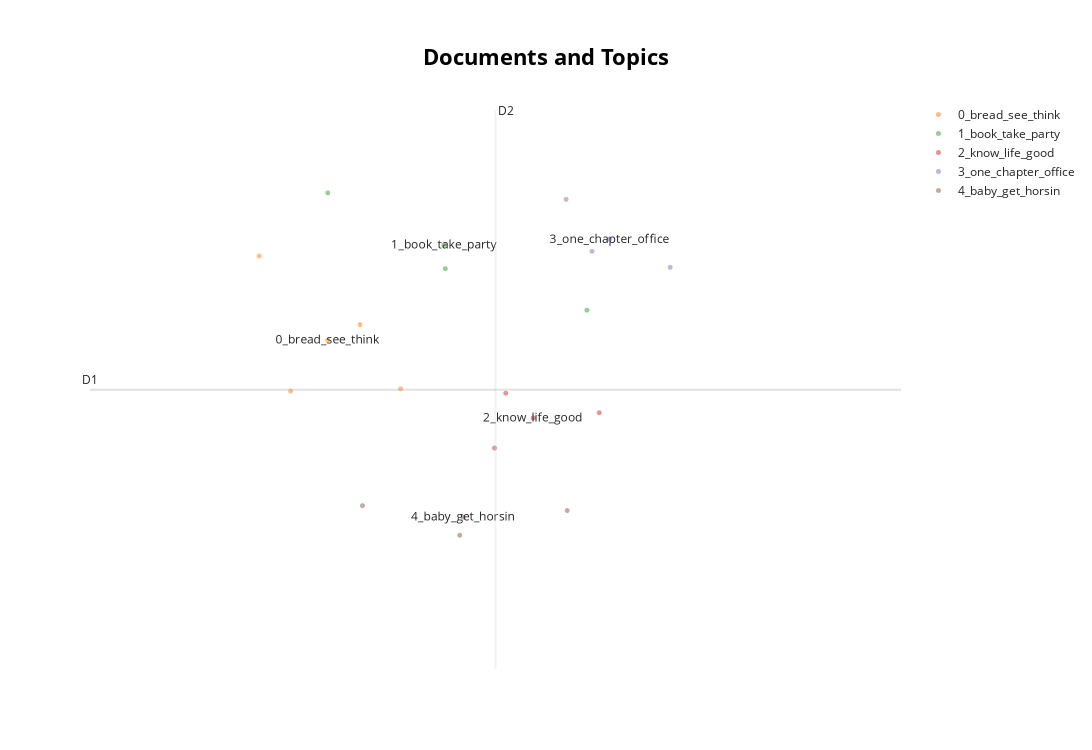

Notebook source saved alongside this figure:
### Code cell
topic_model.visualize_documents(cleaned_bojack)

### Figure 1 — Plotly figure (JSON) as saved in the notebook; plotly's stock layout.template omitted (floating-point values rounded to 4 significant figures)
{"data": [{"hoverinfo": "text", "hovertext": [null], "marker": {"color": "#CFD8DC", "opacity": 0.5, "size": 5}, "mode": "markers+text", "name": "other", "showlegend": false, "type": "scattergl", "x": [NaN], "y": [NaN]}, {"hoverinfo": "text", "hovertext": ["back diner face afraid commitment afraid commitment commit things time following commitment take issue stupid friend god hope see horseman jeez horseman room crossover episode know gets funnier every time sarcastic think actually get funnier every time actually middle breaking could middle would awkward joined yes actually awkward clear awkward pulls chair yes please leave living dream living dream making conversation let see english word called polite crazy bad time always clydesdale never clyde get one later man heads offscreen erica get face would kill civil breaking thing baby lot things waiter could please check thank even ordered yet wasted many dinners horseman know expect anyone else love clearly hate let see bread outside bunch pigeons fly away want live society pre meal bread free free order meal take home please even eat much bread must ate nine baskets sir nine great feel fat ass week", "driving home car seen naked think getting chubby want know real reason breaking sorry hear sound calories metabolizing classic using bread thing avoid talking relationship definitely happening home think fat", "fancy diner hours earlier need talk check rug guy turtle sitting two attractive women slow steady ladies cha cha think fooling turtles hair stop embarrassing lenny turteltaub know crazy bread keep eating please listen second undivided attention grabs another piece bread think see people seeing people getting tang episode horsin around playing almost wait shh shut horse different cruller context see hold donut orgasm punchline joke god good comedy return dinner everyone gets mulligan mulligan carey mulligan kidding jeez emily mortimer problem embarrassed know writing book make everybody love writing book already spent advance first step look lot fun need start thinking future mean even respect enough baby whoa never explicitly said said actions actions", "kitchen furnished house loud orange sweatshirt dishes young plops table bad mood mondays good morning drops plate looks around hay giggles love hay", null], "marker": {"opacity": 0.5, "size": 5}, "mode": "markers+text", "name": "0_bread_see_think", "text": ["", "", "", "", "0_bread_see_think"], "textfont": {"size": 12}, "type": "scattergl", "x": [7.431, 6.787, 7.193, 6.603, 7.003], "y": [-5.839, -5.856, -5.335, -4.798, -5.457]}, {"hoverinfo": "text", "hovertext": [null, "living room god failure failure say could write book amazing story tell relax relax easy say hippie never day stress life flashback dark room getting pummeled rhino trying sell cartel turf gabriela went back mexico city ese husband gabriela talking try focus second sorry saying never signed book deal know problem say people want everyone want everyone people minutes talking see headline stupid writes stupid book stupid life nobody cares newspapers reading let lady write book done better question kitchen making breakfast sex last night dummy ugh got start putting phone airplane mode drink lady probably thinks dumb sitcom actor hate stupid impossible pronounce last name goo goo goo goo even met give chance invite party party obsessed throwing party sudden flashback getting beat rhino know much money lost cause even afford hall daughter birthday got hundred guests coming nowhere put owe party cabr deliver mob boss shoots rabbit bag head", "living room parties fun book important want hand stranger important written literally nothing year half much pressure book one shot preserving legacy joke book good joke forever everyone thinks washed hack actually god actually breathe dying toast smell burning toast god toast grave want say born one believe damn respect dying man wish dying", "hospital take dvds everywhere linus walked around blanket one gave shit long doctor going take meeting another client clients make living sitting ass day clients talented silence speaks volumes intention looks experienced mild anxiety attack jesus mild want know spicy feels smart room salsa joke people overstressed need take easy take easy kidding job real responsibilities anything take easy take even easier try doctor try book deal obviously stressing call ghostwriter already want call woman phone minutes later another anxiety attack entertainment weekly said consistent even pity laugh almost die check patients patients let party organize whole thing invite ghostwriter nice casual conversation fun pressure free environment fine party thank god getting cotton candy machine control around things totally hear saying best"], "marker": {"opacity": 0.5, "size": 5}, "mode": "markers+text", "name": "1_book_take_party", "text": ["1_book_take_party", "", "", ""], "textfont": {"size": 12}, "type": "scattergl", "x": [7.684, 8.522, 7.693, 7.005], "y": [-4.71, -5.222, -4.897, -4.303]}, {"hoverinfo": "text", "hovertext": ["huge party senor horseman never forget generosity today made powerful ally life mwah let dance guy people know variety folks walks life quinceanera party mexican teenage girls quinceanera racist girl hitting horse pinata front quinceanera banner chihuahua girl next find pinata offensive excuse virgin guadalupe pendant present spots comes good lord believe two house crossover episode kidding around man seriously though kind living dream catch later want talk erica looking beautiful furious horseman yes sorry want mispronounce name thanks inviting party sorry mingling get kind awkward parties tried alcohol know parties make anxious real broad sense look guy fun figured guy guy saying guy know probably overthinking never got practice get invited parties high school talking care shut party compliment host lovely home throw away adult life dumb sitcom might get sweet house deal working days mostly sit around house complain things working complain know sex girl wants sex kidding around good sport ugh know show house dog adopted three human kids dumb idea show people wants autograph stupid realize miserable envy know story dad brady bunch know story recall correctly bringing three boys four men living together alone profoundly sad story guy played dad hated brady bunch real actor considered beneath sound familiar beneath gay joke sorry better people even get brady bunch version thing want lives actually good position pretty much anything want responsible happiness know good lord depressing responsible happiness even responsible breakfast flashback struggling make cereal need help would make happy finishing memoir guess help mean would even want spend lot time probably get sick think going happen guess hired put stuff sad book count clock yet exactly ghostwriter starting nah starting got ugh guy man wanted let know beer see met beautiful girlfriend nguyen whoa whoa whoa wait second drank beer also two dating dating yes boyfriend correct going sexual way friends seen naked many times yes attracted yes penis inside vagina yep sexual way yes humph ugh god fine happy get someone everything wonderful god starting back famous show horse horse act know trying hold past long think last guess try make understand horse man man horse", "charlie rose interviewing situation comedy horsin around premiered abc shown sharing giant bowl ice cream happy family another picture eating family sad show young bachelor horse forced reevaluate priorities agrees raise three human children initially dismissed critics broad saccharine good family comedy struck chord america went air nine seasons star horsin around horseman guest tonight welcome good charlie sorry late traffic problem parked handicapped spot hope parked sorry disabled spot proper nomenclature maybe move car think drive incredibly drunk telling drunk nailing interview kind feel nailing yes anyway talking horsin around attribute show wide appeal charlie listen know know hip days shit horsin around time tell say shit please cause think show actually pretty solid ibsen sure look lot people life one long hard kick urethra sometimes get home long day getting kicked urethra want watch show good likable people love know matter happens end minutes everything turn know real life already say thing urethra let talk real life since show cancellation great question charlie intro funky electronic music crowd maury maury maury maury maury povich television delivering bad news turtle promptly hides shell case one year old phoenix father bojacks house morning sunshine gloomy roomie first roommates houseguest need put labels things sleep couch pay rent tapeworms less parasitic even remember let stay first place parents kicked nowhere even though want anyone know prepares smoothie carrots vitamins vodka breakfast purposely cuts blender patiently waits resume speaking secretly good heart told approve alternative lifestyle thought troubled gay teen something realize alternative lifestyle meant lazy making assumptions also looking toaster strudels got high last night ate say tapeworms", "living room technically dumped real headline evening dumb guy eats bread gets fat end kind headline pizza second ago god damn stop presses fat let throw party cheer cheer stand corner eating cotton candy barf last party flashback puking someone horse horsin around good party get cotton candy machine party told broke never took home jerk everything fault take home jeez looking parking silver lake slow car crawl duck roll know take last look face last time see pushes moving car cat lands feet hello got god broke still agent pride ability separate professional life personal life great agent think getting fat way prime life never looked better girlfriend look pile crap ate second pile crap crapped third pile crap wait wait pile crap look third one worst one calling calling agent remember book pretending write penguin wants update progress tuesday work busy week masturbating old pictures told happening time masturbating picture represented walked worst possible moment tuesday though yes fine", null], "marker": {"opacity": 0.5, "size": 5}, "mode": "markers+text", "name": "2_know_life_good", "text": ["", "", "", "2_know_life_good"], "textfont": {"size": 12}, "type": "scattergl", "x": [8.046, 7.981, 8.594, 8.207], "y": [-5.873, -6.303, -6.026, -6.067]}, {"hoverinfo": "text", "hovertext": ["penguin penguins running around slding bellies anything got electricity back good employee commits suicide lands car cause alarm shuts blinds company dire straits made series bad investments ever hear young adult franchise called swamp monsters malibu spend million marketing cries slams desk happy place look know busy guy actually busy guy live active lifestyle", "office tired waiting hiring ghostwriter nugent great got thing horses check hands book secretariat know always wanted play secretariat movie kind personal hero could never get project ground though mean one time came close pre fontaine movies came people got tired seeing running screen tell tell cute call loan way afford giving free books people take anything want swamp monsters swag box", "diner raccoon rummaging dumpster disturbs another raccoon thanks meeting would invited office electric company shut power unfortunate issue bank lack money know penguin eager publish memoirs keep missing deadlines know sorry making great progress flashback office lazily speaking tape recorder whole day goes gotten anywhere horseman horseman story written horseman chapter one chapter one chapter one look need bestseller penguin things great money wise editor major publishing house publishing house last time saw book thought saw someone reading one park day turned takeout menu whenever ready pulls wallet cover tab living month month kind counting autobiography save company pressure actually lot pressure considered working ghostwriter ugh thank look give one week give pages knock ass back south pole cincinnati matter call week yes one week telling book top priority", null], "marker": {"opacity": 0.5, "size": 5}, "mode": "markers+text", "name": "3_one_chapter_office", "text": ["", "", "", "3_one_chapter_office"], "textfont": {"size": 12}, "type": "scattergl", "x": [9.009, 8.4, 8.551, 8.654], "y": [-4.886, -4.354, -4.76, -4.667]}, {"hoverinfo": "text", "hovertext": ["living room watching stay home know kindergarten scary big girl brave daddy wait call daddy little sabrina grew eyes sabrina grow eyes yes", "sidewalk woman stroller appears look baby cutest baby ever saw gets spooked begins panic trampling everything path wha step away stolen vehicle sir misunderstanding officer running away girlfriend respect enough baby horse horsin around", "living room drinking beer watching rerun horsin around cell phone rings ignores yeesh wearing prom think cute neigh way jose neigh way jose improvised line mean written gave old spin many times watched episode get though nay means also thing horses say works every level get get three little orphans one two three without home family tree horse said live got new family lost found horsin around drunk weigh pounds takes lot beer get drunk camera pans show beers tapped keg yes see bummed dumped last night", null], "marker": {"opacity": 0.5, "size": 5}, "mode": "markers+text", "name": "4_baby_get_horsin", "text": ["", "", "", "4_baby_get_horsin"], "textfont": {"size": 12}, "type": "scattergl", "x": [7.777, 7.208, 8.406, 7.797], "y": [-6.987, -6.754, -6.793, -6.845]}], "layout": {"annotations": [{"showarrow": false, "text": "D1", "x": 5.612, "y": -5.846, "yshift": 10}, {"showarrow": false, "text": "D2", "x": 7.986, "xshift": 10, "y": -3.657}], "height": 750, "shapes": [{"line": {"color": "#CFD8DC", "width": 2}, "type": "line", "x0": 7.986, "x1": 7.986, "y0": -8.035, "y1": -3.657}, {"line": {"color": "#9E9E9E", "width": 2}, "type": "line", "x0": 5.612, "x1": 10.36, "y0": -5.846, "y1": -5.846}], "title": {"font": {"color": "Black", "size": 22}, "text": "<b>Documents and Topics</b>", "x": 0.5, "xanchor": "center", "yanchor": "top"}, "width": 1200, "xaxis": {"visible": false}, "yaxis": {"visible": false}}}
